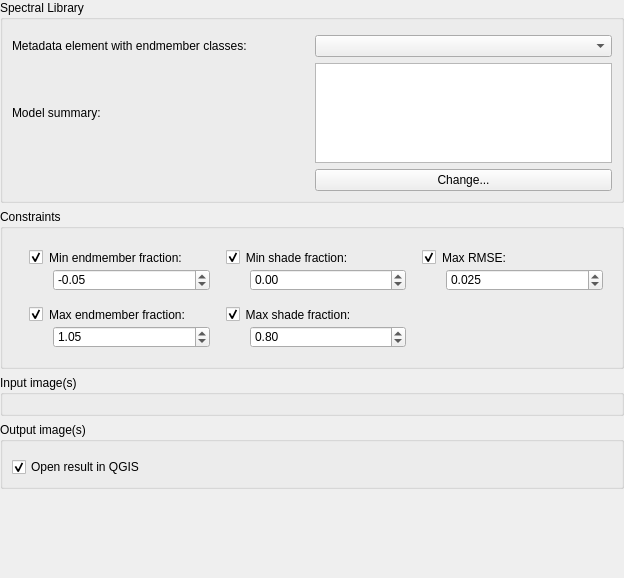
         <widget class="QWidget" name="scrollArea1Content">
          <property name="geometry">
           <rect>
            <x>0</x>
            <y>0</y>
            <width>624</width>
            <height>578</height>
           </rect>
          </property>
          <layout class="QVBoxLayout" name="verticalLayout_2">
           <property name="spacing">
            <number>6</number>
           </property>
           <property name="leftMargin">
            <number>0</number>
           </property>
           <property name="topMargin">
            <number>0</number>
           </property>
           <property name="rightMargin">
            <number>0</number>
           </property>
           <property name="bottomMargin">
            <number>0</number>
           </property>
           <item>
            <widget class="QGroupBox" name="libraryGroup1">
             <property name="styleSheet">
              <string notr="true"/>
             </property>
             <property name="title">
              <string>Spectral Library</string>
             </property>
             <layout class="QVBoxLayout" name="verticalLayout_9">
              <item>
               <widget class="QgsFileWidget" name="browseLibrary" native="true">
                <property name="toolTip">
                 <string>Browse for the spectral library</string>
                </property>
                <property name="dialogTitle" stdset="0">
                 <string>Select a spectral library</string>
                </property>
                <property name="filter" stdset="0">
                 <string>ENVI Spectral Library (*.sli);;All Files (*)</string>
                </property>
                <property name="defaultRoot" stdset="0">
                 <string/>
                </property>
               </widget>
              </item>
              <item>
               <layout class="QGridLayout" name="modelSettings">
                <item row="0" column="0">
                 <widget class="QLabel" name="classLabel">
                  <property name="text">
                   <string>Metadata element with endmember classes:</string>
                  </property>
                 </widget>
                </item>
                <item row="1" column="1">
                 <widget class="QTextBrowser" name="modelSummary">
                  <property name="sizePolicy">
                   <sizepolicy hsizetype="Minimum" vsizetype="Expanding">
                    <horstretch>0</horstretch>
                    <verstretch>0</verstretch>
                   </sizepolicy>
                  </property>
                  <property name="minimumSize">
                   <size>
                    <width>0</width>
                    <height>0</height>
                   </size>
                  </property>
                  <property name="maximumSize">
                   <size>
                    <width>16777215</width>
                    <height>100</height>
                   </size>
                  </property>
                 </widget>
                </item>
                <item row="0" column="1">
                 <widget class="QComboBox" name="classDropDown">
                  <property name="toolTip">
                   <string>Choose the metadata element that contains the classification used in MESMA</string>
                  </property>
                 </widget>
                </item>
                <item row="3" column="1">
                 <widget class="QPushButton" name="modelButton">
                  <property name="toolTip">
                   <string>Change the subset of chosen models in an interactive widget.</string>
                  </property>
                  <property name="text">
                   <string>Change...</string>
                  </property>
                  <property name="checkable">
                   <bool>false</bool>
                  </property>
                 </widget>
                </item>
                <item row="1" column="0">
                 <widget class="QLabel" name="modelLabel">
                  <property name="text">
                   <string>Model summary:</string>
                  </property>
                 </widget>
                </item>
               </layout>
              </item>
             </layout>
            </widget>
           </item>
           <item>
            <widget class="QGroupBox" name="constraintsGroup1">
             <property name="toolTip">
              <string>Only models that meet these constraints can be chosen.</string>
             </property>
             <property name="title">
              <string>Constraints</string>
             </property>
             <property name="flat">
              <bool>false</bool>
             </property>
             <property name="checkable">
              <bool>false</bool>
             </property>
             <layout class="QGridLayout" name="gridLayout_4">
              <property name="leftMargin">
               <number>25</number>
              </property>
              <property name="topMargin">
               <number>20</number>
              </property>
              <item row="0" column="1">
               <widget class="QGroupBox" name="minShadeCheck">
                <property name="styleSheet">
                 <string notr="true">QGroupBox { border: none}</string>
                </property>
                <property name="title">
                 <string>Min shade fraction:</string>
                </property>
                <property name="checkable">
                 <bool>true</bool>
                </property>
                <property name="checked">
                 <bool>true</bool>
                </property>
                <layout class="QVBoxLayout" name="verticalLayout_10">
                 <property name="leftMargin">
                  <number>25</number>
                 </property>
                 <property name="topMargin">
                  <number>20</number>
                 </property>
                 <item>
                  <widget class="QDoubleSpinBox" name="minShadeValue">
                   <property name="minimum">
                    <double>-1.000000000000000</double>
                   </property>
                   <property name="maximum">
                    <double>2.000000000000000</double>
                   </property>
                   <property name="singleStep">
                    <double>0.050000000000000</double>
                   </property>
                  </widget>
                 </item>
                </layout>
               </widget>
              </item>
              <item row="1" column="1">
               <widget class="QGroupBox" name="maxShadeCheck">
                <property name="styleSheet">
                 <string notr="true">QGroupBox { border: none}</string>
                </property>
                <property name="title">
                 <string>Max shade fraction:</string>
                </property>
                <property name="checkable">
                 <bool>true</bool>
                </property>
                <property name="checked">
                 <bool>true</bool>
                </property>
                <layout class="QVBoxLayout" name="verticalLayout_11">
                 <property name="leftMargin">
                  <number>25</number>
                 </property>
                 <property name="topMargin">
                  <number>20</number>
                 </property>
                 <item>
                  <widget class="QDoubleSpinBox" name="maxShadeValue">
                   <property name="minimum">
                    <double>-1.000000000000000</double>
                   </property>
                   <property name="maximum">
                    <double>2.000000000000000</double>
                   </property>
                   <property name="singleStep">
                    <double>0.050000000000000</double>
                   </property>
                   <property name="value">
                    <double>0.800000000000000</double>
                   </property>
                  </widget>
                 </item>
                </layout>
               </widget>
              </item>
              <item row="1" column="0">
               <widget class="QGroupBox" name="maxFracCheck">
                <property name="styleSheet">
                 <string notr="true">QGroupBox { border: none}</string>
                </property>
                <property name="title">
                 <string>Max endmember fraction:</string>
                </property>
                <property name="checkable">
                 <bool>true</bool>
                </property>
                <property name="checked">
                 <bool>true</bool>
                </property>
                <layout class="QVBoxLayout" name="verticalLayout_5">
                 <property name="leftMargin">
                  <number>25</number>
                 </property>
                 <property name="topMargin">
                  <number>20</number>
                 </property>
                 <item>
                  <widget class="QDoubleSpinBox" name="maxFracValue">
                   <property name="minimum">
                    <double>-1.000000000000000</double>
                   </property>
                   <property name="maximum">
                    <double>2.000000000000000</double>
                   </property>
                   <property name="singleStep">
                    <double>0.050000000000000</double>
                   </property>
                   <property name="value">
                    <double>1.050000000000000</double>
                   </property>
                  </widget>
                 </item>
                </layout>
               </widget>
              </item>
              <item row="0" column="0">
               <widget class="QGroupBox" name="minFracCheck">
                <property name="styleSheet">
                 <string notr="true">QGroupBox { border: none}</string>
                </property>
                <property name="title">
                 <string>Min endmember fraction:</string>
                </property>
                <property name="alignment">
                 <set>Qt::AlignLeading|Qt::AlignLeft|Qt::AlignVCenter</set>
                </property>
                <property name="flat">
                 <bool>false</bool>
                </property>
                <property name="checkable">
                 <bool>true</bool>
                </property>
                <property name="checked">
                 <bool>true</bool>
                </property>
                <layout class="QVBoxLayout" name="verticalLayout_13">
                 <property name="leftMargin">
                  <number>25</number>
                 </property>
                 <property name="topMargin">
                  <number>20</number>
                 </property>
                 <item>
                  <widget class="QDoubleSpinBox" name="minFracValue">
                   <property name="readOnly">
                    <bool>false</bool>
                   </property>
                   <property name="buttonSymbols">
                    <enum>QAbstractSpinBox::UpDownArrows</enum>
                   </property>
                   <property name="minimum">
                    <double>-1.000000000000000</double>
                   </property>
                   <property name="maximum">
                    <double>2.000000000000000</double>
                   </property>
                   <property name="singleStep">
                    <double>0.050000000000000</double>
                   </property>
                   <property name="value">
                    <double>-0.050000000000000</double>
                   </property>
                  </widget>
                 </item>
                </layout>
               </widget>
              </item>
              <item row="0" column="2">
               <widget class="QGroupBox" name="maxRMSECheck">
                <property name="styleSheet">
                 <string notr="true">QGroupBox { border: none  }</string>
                </property>
                <property name="title">
                 <string>Max RMSE:</string>
                </property>
                <property name="checkable">
                 <bool>true</bool>
                </property>
                <property name="checked">
                 <bool>true</bool>
                </property>
                <layout class="QVBoxLayout" name="verticalLayout_12">
                 <property name="leftMargin">
                  <number>25</number>
                 </property>
                 <property name="topMargin">
                  <number>20</number>
                 </property>
                 <item>
                  <widget class="QDoubleSpinBox" name="maxRMSEValue">
                   <property name="decimals">
                    <number>3</number>
                   </property>
                   <property name="maximum">
                    <double>1.000000000000000</double>
                   </property>
                   <property name="singleStep">
                    <double>0.005000000000000</double>
                   </property>
                   <property name="value">
                    <double>0.025000000000000</double>
                   </property>
                  </widget>
                 </item>
                </layout>
               </widget>
              </item>
             </layout>
            </widget>
           </item>
           <item>
            <widget class="QGroupBox" name="imageGroup1">
             <property name="title">
              <string>Input image(s)</string>
             </property>
             <layout class="QVBoxLayout" name="verticalLayout_4">
              <item>
               <widget class="QgsFileWidget" name="browseImage" native="true">
                <property name="toolTip">
                 <string>Browse for the image or images you would like to unmix</string>
                </property>
                <property name="statusTip">
                 <string/>
                </property>
                <property name="whatsThis">
                 <string/>
                </property>
                <property name="accessibleName">
                 <string/>
                </property>
                <property name="accessibleDescription">
                 <string/>
                </property>
                <property name="fullUrl" stdset="0">
                 <bool>false</bool>
                </property>
                <property name="dialogTitle" stdset="0">
                 <string>Select your image</string>
                </property>
                <property name="filter" stdset="0">
                 <string>All files (*);;GDAL/OGR VSIFileHandler (*.zip  *.gz *.tar *.tar.gz *.tgz *.ZIP *.GZ *.TAR *.TAR.GZ *.TGZ);;ACE2 (*.ace2  *.ACE2);;ARC Digitized Raster Graphics (*.gen *.GEN);;ASCII Gridded XYZ  (*.xyz *.XYZ);;Arc/Info ASCII Grid (*.asc *.ASC);;Arc/Info Binary Grid  (hdr.adf HDR.ADF);;Arc/Info Export E00 GRID (*.e00 *.E00);;DRDC COASP  SAR Processor Raster (*.hdr *.HDR);;DTED Elevation Raster (*.dt0 *.dt1  *.dt2 *.DT0 *.DT1 *.DT2);;ECRG TOC format (*.xml *.XML);;ESRI .hdr  Labelled (*.bil *.BIL);;EUMETSAT Archive native  (*.nat *.NAT);;Envisat  Image Format (*.n1 *.N1);;Erdas Imagine Images  (*.img *.IMG);;FARSITE  v.4 Landscape File  (*.lcp *.LCP);;GMT NetCDF Grid Format (*.nc  *.NC);;GRIdded Binary  (*.grb *.GRB);;GeoPackage (*.gpkg  *.GPKG);;GeoSoft Grid Exchange Format (*.gxf *.GXF);;GeoTIFF (*.tif  *.tiff *.TIF *.TIFF);;Geospatial PDF (*.pdf *.PDF);;Golden Software 7  Binary Grid  (*.grd *.GRD);;Golden Software ASCII Grid  (*.grd  *.GRD);;Golden Software Binary Grid  (*.grd *.GRD);;Graphics Interchange  Format  (*.gif *.GIF);;Graphics Interchange Format  (*.gif  *.GIF);;Ground-based SAR Applications Testbed File Format  (*.gff  *.GFF);;HF2/HFZ heightfield raster (*.hf2 *.HF2);;Hierarchical Data  Format Release 4 (*.hdf *.HDF);;Hierarchical Data Format Release 5  (*.hdf5 *.HDF5);;ILWIS Raster Map (*.mpr *.mpl *.MPR *.MPL);;IRIS data  (*.ppi *.PPI);;Idrisi Raster A.1 (*.rst *.RST);;JPEG JFIF (*.jpg *.jpeg  *.JPG *.JPEG);;JPEG-2000 driver based on OpenJPEG library (*.jp2 *.j2k  *.JP2 *.J2K);;Japanese DEM  (*.mem *.MEM);;KOLOR Raw (*.kro  *.KRO);;Leveller heightfield (*.ter *.TER);;MBTiles (*.mbtiles  *.MBTILES);;MS Windows Device Independent Bitmap (*.bmp *.BMP);;Magellan  topo  (*.blx *.BLX);;NOAA NGS Geoid Height Grids (*.bin *.BIN);;NOAA  Vertical Datum .GTX (*.gtx *.GTX);;NTv2 Datum Grid Shift (*.gsb  *.GSB);;National Imagery Transmission Format (*.ntf *.NTF);;Network  Common Data Format (*.nc *.NC);;Northwood Classified Grid Format  .grc/.tab (*.grc *.GRC);;Northwood Numeric Grid Format .grd/.tab (*.grd  *.GRD);;PCIDSK Database File (*.pix *.PIX);;PCRaster Raster File (*.map  *.MAP);;Portable Network Graphics (*.png *.PNG);;Portable Pixmap Format  (*.pnm *.PNM);;R Object Data Store (*.rda *.RDA);;Raster Matrix Format  (*.rsw *.RSW);;Raster Product Format TOC format (*.toc  *.TOC);;Rasterlite (*.sqlite *.SQLITE);;SAGA GIS Binary Grid  (*.sdat  *.SDAT);;SDTS Raster (*.ddf *.DDF);;SGI Image File Format 1.0 (*.rgb  *.RGB);;SRTMHGT File Format (*.hgt *.HGT);;Snow Data Assimilation System  (*.hdr *.HDR);;Standard Raster Product  (*.img *.IMG);;Swedish Grid RIK  (*.rik *.RIK);;Terragen heightfield (*.ter *.TER);;USGS Optional ASCII  DEM  (*.dem *.DEM);;VTP .bt (Binary Terrain) 1.3 Format (*.bt  *.BT);;Vexcel MFF Raster (*.hdr *.HDR);;Virtual Raster (*.vrt *.ovr  *.VRT *.OVR);;WEBP (*.webp *.WEBP);;X11 PixMap Format (*.xpm  *.XPM);;ZMap Plus Grid (*.dat *.DAT) </string>
                </property>
               </widget>
              </item>
             </layout>
            </widget>
           </item>
           <item>
            <widget class="QGroupBox" name="outputGroup">
             <property name="toolTip">
              <string>Choose a name and location for the MESMA result file. Additional files will be filename_fractions, filename_rmse, filename_metadata.txt and filename_look_up_table.csv.</string>
             </property>
             <property name="title">
              <string>Output image(s)</string>
             </property>
             <layout class="QVBoxLayout" name="verticalLayout_3">
              <item>
               <widget class="QgsFileWidget" name="browseOut" native="true">
                <property name="toolTip">
                 <string>Choose a name and location for the MESMA result file. Additional files will be filename_fractions, filename_rmse, filename_metadata.txt and filename_look_up_table.csv.</string>
                </property>
               </widget>
              </item>
              <item>
               <widget class="QCheckBox" name="openInQGIS">
                <property name="toolTip">
                 <string>Check if you would like to view the result in QGIS afterwards.</string>
                </property>
                <property name="text">
                 <string>Open result in QGIS</string>
                </property>
                <property name="checked">
                 <bool>true</bool>
                </property>
               </widget>
              </item>
             </layout>
            </widget>
           </item>
           <item>
            <spacer name="verticalSpacer">
             <property name="orientation">
              <enum>Qt::Vertical</enum>
             </property>
             <property name="sizeHint" stdset="0">
              <size>
               <width>20</width>
               <height>0</height>
              </size>
             </property>
            </spacer>
           </item>
          </layout>
         </widget>
